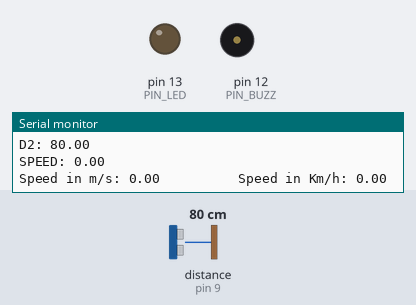
Simulated run of this sketch. Board: Arduino Uno, built with avr-gcc and run on an emulated ATmega328P. Parts: output pins drawn as LEDs (lit = HIGH), buzzer (waves = sounding), the last lines printed to the serial monitor. Wiring (inferred from the names in the program): ultrasonic range finder: trigger pin 8; echo pin 9. Inputs (shaded band) come from the test bench; at power-on: distance to the obstacle (sensor on pin 9) 80 cm. The echo pulse lasts 58.3 µs per cm; pins used as bus, display or sensor lines are not drawn.

Above: at 1.2 s.
1.3 s: distance to the obstacle (sensor on pin 9) set to 147 cm
4.3 s: distance to the obstacle (sensor on pin 9) set to 154 cm
At 4.3 s:
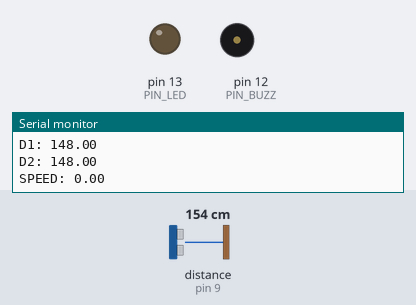
6.3 s: distance to the obstacle (sensor on pin 9) set to 2 cm
At 9.2 s:
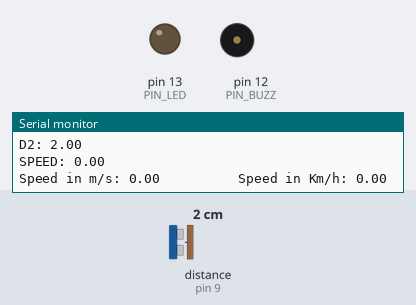
9.3 s: distance to the obstacle (sensor on pin 9) set to 250 cm
At 10.4 s:
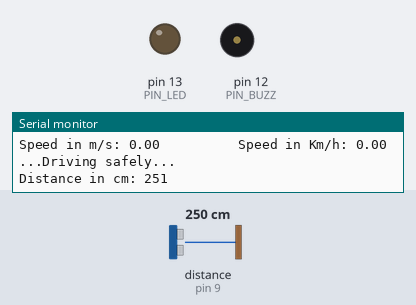
10.8 s: distance to the obstacle (sensor on pin 9) set to 4 cm
At 11.54 s:
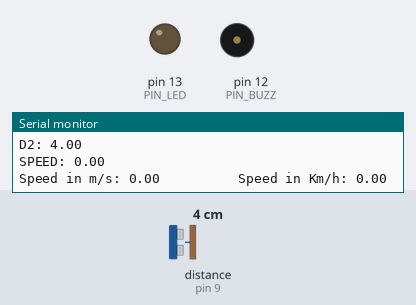
Timing chart, 0 to 14.8 s (numbered marks = the images above; inputs shaded):
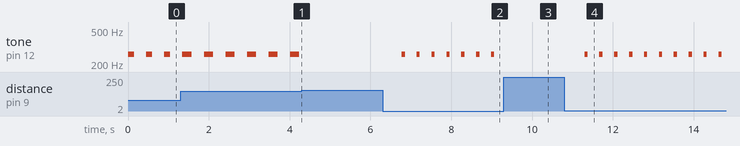

The sketch:

SPEED.ino
```cpp
#define PIN_LED 13
#define PIN_TRIGGER 8
#define PIN_ECHO 9
#define PIN_BUZZ 12
#define MIN_DISTANCE 30          //in cm
#define MED_DISTANCE 90          //in cm
#define MAX_DISTANCE 150         //in cm
#define MAX_RANGE 400            //in cm . Maximum accurate distance detected by the sensor is 4 meters
#define SERIAL_DR 9600
#define SPEED_OF_SOUND 345.17   // @20 C
#define DISTANCE_SAMPLES  10    //Number of distance measurements to promediate
#define FAR         2000
#define NEAR        750
#define TOO_CLOSE   500

const int readings_echo=100;
int       v=0;
uint8_t   r=0;
long      duration, cm, inches;
long distance=0,last_distance=0;
float last_speed_s=0,speed_s=0;
/*set_trigger
 * This function is used to set the trigger pin to HIGH
 * Input:none
 * Output:none
*/
void set_trigger(){
	//Serial.print("\nSetting Trigger\n");
	digitalWrite(PIN_TRIGGER,LOW);
	delayMicroseconds(2);
	digitalWrite(PIN_TRIGGER,HIGH);
	delayMicroseconds(10);
	digitalWrite(PIN_TRIGGER,LOW);
}
/*Read_echo
 * This function returns the time that the echo pin is HIGH in microseconds
 * Input:none
 * Output: long times
*/
long read_echo(){
	long times;
  while(!digitalRead(PIN_ECHO)) times=micros();
  while(digitalRead(PIN_ECHO));
  times=micros()-times;
	// r = (v==readings_echo)?1:0;
	return times;
}
/* Read_distance
 *  This function returns in cm the distance detected
 * Input:none
 * Output: long cm
*/
long read_distance(){
  /* Consider Speed of sound as 331.4 + 0.6 T (where T is temperature expressed in Celsius)
   * Exactly, the speed of sound is = 20.05 sqrt(T-273.5) , T in Celsius ;  http://230nsc1.phy-astr.gsu.edu/hbase/Sound/souspe3.html#c1
   * Speed of sound = 345.17m/s (@23°C, @20°C:343.42 ,@19°C:342.8, @17°C:341.6) =345.17 *10`2 *10`-6 cm/us  =34,52*10`-3 cm/us
   * time of echo signal in us (send ´til receive) = duration
   * distance = duration/2 * speed
  */
  set_trigger();
  duration= read_echo(); // duration in us between sending and receiving the signal
  cm = (duration/2)*SPEED_OF_SOUND*0.0001;
  return cm;
}

/*measure_speed
 * This function reads takes 2 measure of distance and determinates the speed of the vehicle
 * Input:none
 * Output: long speed_ inmeters per second
*/
double measure_speed(){
 double speed_=0,d1=0,d2=0;
  double times=0;
  times=micros();
    d1=read_distance();
  Serial.print("D1: ");  Serial.println(d1);

    d2=read_distance();
  Serial.print("D2: ");  Serial.println(d2);
  times=micros()-times;
  if (abs(d2-d1) > 2) speed_=abs(d2-d1)*10000/times;
  Serial.print("SPEED: ");
  Serial.println(speed_);
  return speed_;
}

/*filter_distance
 * This function reads a number of values of distance and returns the average
 * The number of valued read is set by DISTANCE_SAMPLES
 * Input:none
 * Output: long prom
*//*
long filter_distance(){
  char measure[DISTANCE_SAMPLES]={0,0,0};
  long dist=0,a=0;
  a = read_distance();


  for(int i=0; i<DISTANCE_SAMPLES;i++){
      long a=read_distance();
      while(a>100) a=read_distance();
      measure[i]=a;
      prom=prom+measure[i];
  }
  prom/=DISTANCE_SAMPLES;
  return prom;
}
*/

/*buzzer_on
 * This function sets the tone to a frequency of 261 Hz
 * Input:freq which can be FAR, NEAR or TOO_CLOSE
 * Output:none
*/
void buzzer_1(){
  tone(PIN_BUZZ,261);
  delay(230);
  noTone(PIN_BUZZ);
}
void buzzer_2(){
  tone(PIN_BUZZ,261);
  delay(150);
  noTone(PIN_BUZZ);
}
void buzzer_3(){
  tone(PIN_BUZZ,261);
  delay(80);
  noTone(PIN_BUZZ);
}


void setup() {
/*Pins Initialization*/
	pinMode(PIN_LED,OUTPUT);
	pinMode(PIN_TRIGGER,OUTPUT);
	pinMode(PIN_ECHO,INPUT);
  pinMode(PIN_BUZZ,OUTPUT);
/**********************/
	Serial.begin(SERIAL_DR);
}

void loop() {
  //distance = prom_distance();
  distance=read_distance();

  //Serial.print("\nlast-recent: ");
  //Serial.println(last_distance-distance);

  if (abs(last_distance-distance >20));// if this happens, do nothing because this measure is not trustable
      else if(distance ==0);        // if distance equals 0, it is an error, dismiss it
      else if (distance>=MAX_RANGE)   Serial.println("OUT OF RANGE\n");
      else if((distance <= MAX_DISTANCE) && (distance >= MED_DISTANCE) ){
        Serial.println("\nCAUTION: Object close. Less than 1 meter\n");
        buzzer_1();
      }

      else if((distance < MED_DISTANCE)&& (distance >= MIN_DISTANCE)){
        Serial.println("\nCAUTION: Object closer. Less than 50 centimeters\n");
        buzzer_2();
      }
      else if(distance < MIN_DISTANCE){
        Serial.println("\nCAUTION: OBJECT TOO CLOSE. Less than 10 centimeters\n");
        buzzer_3();
      }
      else                            Serial.print("...Driving safely...\n");

  Serial.print("Distance in cm: ");
  Serial.println(distance);
  last_distance=distance;
  speed_s=measure_speed();
  if (abs(last_speed_s-speed_s)>15) speed_s=last_speed_s;
  last_speed_s=speed_s;
  Serial.print("Speed in m/s: ");
  Serial.print(speed_s);
  Serial.print("          Speed in Km/h: ");
  Serial.println(speed_s*3600*0.001);

  /*sensorValue = analogRead(0);       // read analog input pin 0
  Serial.print("Sensor value:");
  Serial.println(sensorValue, DEC);  // prints the value read
  */delay(250);
  //delayMicroseconds(20);
}
```

Measured:
- the behaviour switches between 150 and 151 cm on distance to the obstacle (sensor on pin 9) (found by bisection; images 0 and 1)
- after the input at 4.3 s, tone on pin 12 (PIN_BUZZ): stops changing and stays silent
- after the input at 6.3 s, tone on pin 12 (PIN_BUZZ): alternates 261 Hz for 0.08 s and silent for 0.29 s, starting after 0.48 s
- after the input at 9.3 s, tone on pin 12 (PIN_BUZZ): stops changing and stays silent
- after the input at 10.8 s, tone on pin 12 (PIN_BUZZ): alternates 261 Hz for 0.08 s and silent for 0.29 s, starting after 0.50 s
- by itself, tone on pin 12 (PIN_BUZZ): alternates 261 Hz for 0.23 s and silent for 0.30 s
